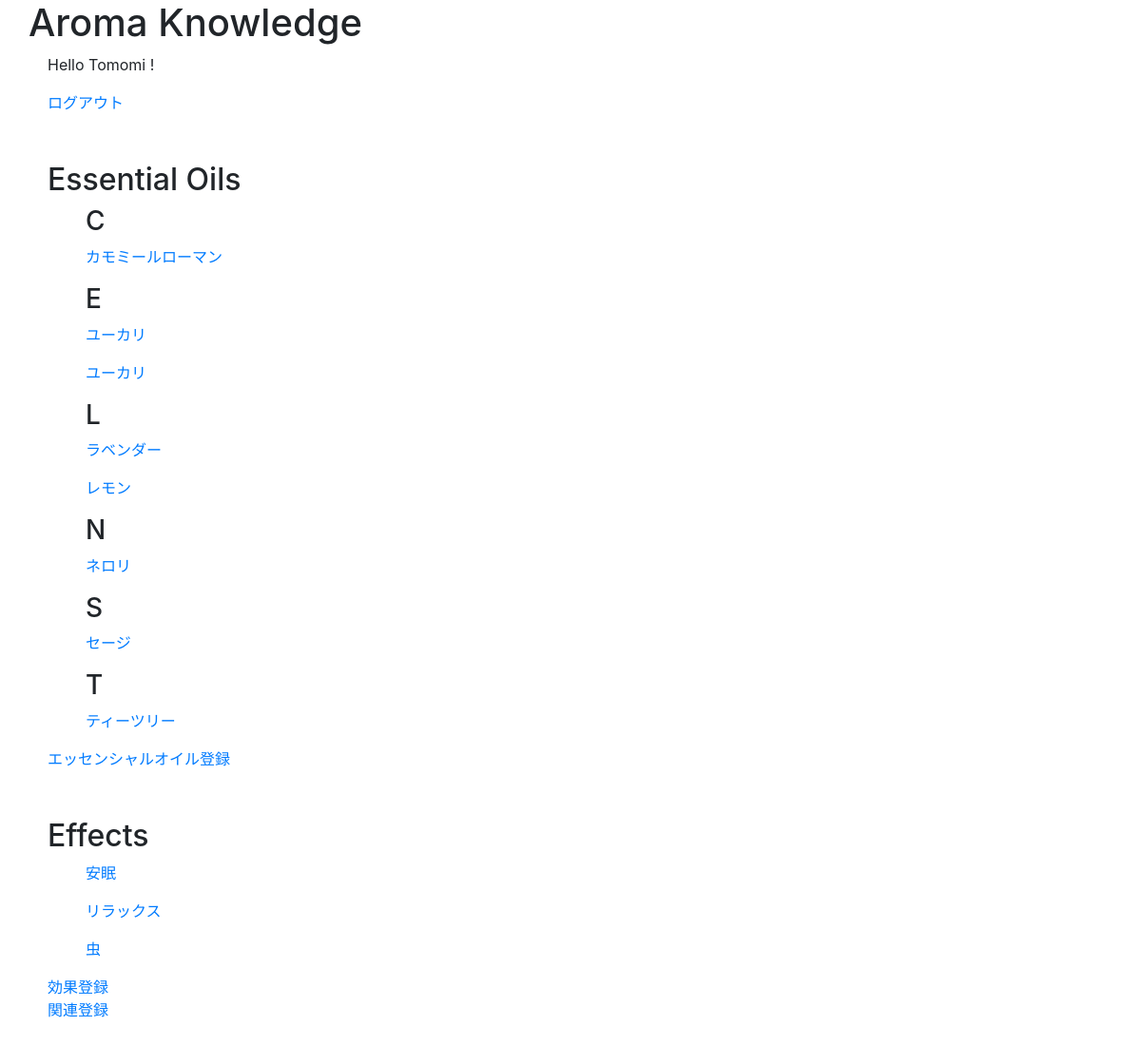
/mypage_top.php (signed in), run on an earlier commit of the app's database.
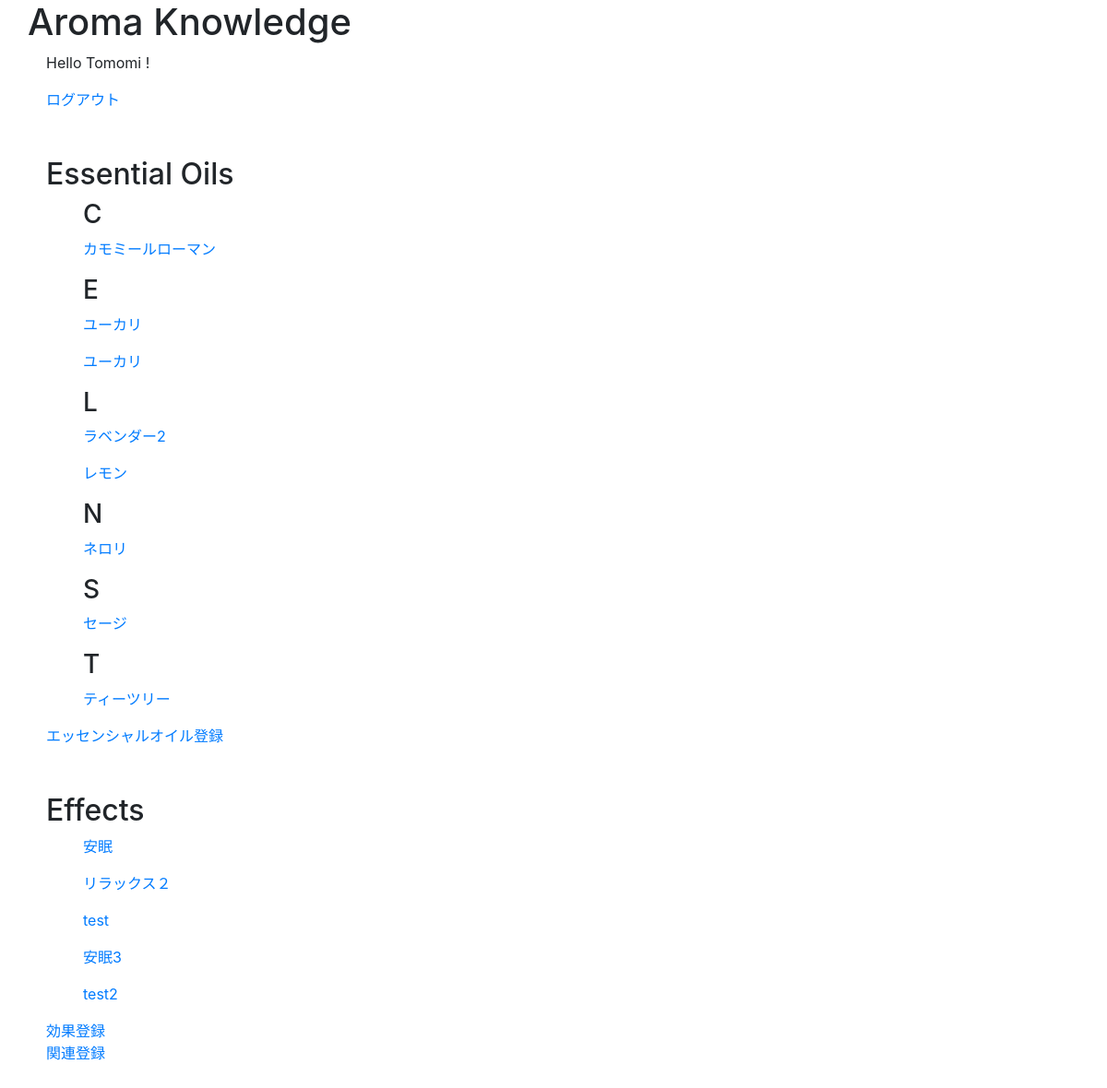
And on a later commit of the database.
### tables this page shows
CREATE TABLE `essential_oils` (
  `id` int(11) NOT NULL AUTO_INCREMENT,
  `name` varchar(255) NOT NULL,
  `scientific_name` varchar(255) NOT NULL,
  `plant_name` varchar(255) NOT NULL,
  `extraction` varchar(255) NOT NULL,
  `aroma` varchar(255) NOT NULL,
  `caution` varchar(255) NOT NULL,
  `english_name` varchar(255) NOT NULL,
  `user_id` int(11) NOT NULL,
  `image` varchar(255) NOT NULL,
  `created_at` timestamp NOT NULL DEFAULT CURRENT_TIMESTAMP,
  PRIMARY KEY (`id`),
  KEY `user_id` (`user_id`),
  CONSTRAINT `essential_oils_ibfk_1` FOREIGN KEY (`user_id`) REFERENCES `users` (`id`) ON DELETE CASCADE ON UPDATE CASCADE
);

CREATE TABLE `effects` (
  `id` int(11) NOT NULL AUTO_INCREMENT,
  `effect` varchar(255) NOT NULL,
  `content` varchar(255) NOT NULL,
  `caution` varchar(255) NOT NULL,
  `user_id` int(11) NOT NULL,
  `created_at` timestamp NOT NULL DEFAULT CURRENT_TIMESTAMP,
  PRIMARY KEY (`id`),
  KEY `user_id` (`user_id`),
  CONSTRAINT `effects_ibfk_1` FOREIGN KEY (`user_id`) REFERENCES `users` (`id`) ON DELETE CASCADE ON UPDATE CASCADE
);

### mypage_top.php (called while the page is built, shortened)
<?php
    require_once 'DAOs/OilDAO.php';
    require_once 'DAOs/EffectDAO.php';
    $login_user = $_SESSION['login_user'];
    $oils = OilDAO::get_all_oils_sort();
    $effects = EffectDAO::get_all_effects();
    include_once 'views/mypage_top_view.php';

### DAOs/OilDAO.php (called while the page is built, shortened)
<?php
    class OilDAO extends DAO{
        public static function get_all_oils_sort(){
            try{
                $pdo = self::get_connection();
                $stmt = $pdo->query('SELECT * FROM essential_oils ORDER BY english_name ASC');
                $stmt->setFetchMode(PDO::FETCH_CLASS|PDO::FETCH_PROPS_LATE, 'Oil');
                $oils = $stmt->fetchAll();
            }catch(PDOException $e){
            }finally{
                self::close_connection($pdo, $stmt);
            }
            return $oils;
        }
    }

### DAOs/EffectDAO.php (called while the page is built, shortened)
<?php
    class EffectDAO extends DAO{
        public static function get_all_effects(){
            try{
                $pdo = self::get_connection();
                $stmt = $pdo->query('SELECT * FROM effects');
                $stmt->setFetchMode(PDO::FETCH_CLASS|PDO::FETCH_PROPS_LATE, 'Effect');
                $effects = $stmt->fetchAll();
            }catch(PDOException $e){
            }finally{
                self::close_connection($pdo, $stmt);
            }
            return $effects;
        }
    }

### views/mypage_top_view.php (the view, shortened to what this page needs)
<!DOCTYPE html>
<html lag="ja">
    <head>
        <link rel="stylesheet" href="https://stackpath.bootstrapcdn.com/bootstrap/4.3.1/css/bootstrap.min.css">
        <link rel="stylesheet" href="css/style.css">
    </head>
    <body>
        <h1>Aroma Knowledge</h1>
        <p>Hello <?= $login_user->name ?> !</p>
        <p><a href="logout.php">ログアウト</a></p>
        <div class="essential_oils">
            <h2>Essential Oils</h2>
            <?php $pre_letter = ''; ?>
            <?php foreach($oils as $oil): ?>
            <ul>
                <?php $letter = strtoupper(substr($oil->english_name, 0,1)); ?>
                <?php if($letter !== $pre_letter): ?>
                <h3><?= $letter ?></h3>
                <?php endif; ?>
                <?php $pre_letter = $letter; ?>
                <li><a href="oil_detail_for_user.php?id=<?= $oil->id ?>"><?= $oil->name ?></a></li>
            </ul>
            <?php endforeach; ?>
            <p1><a href="oil_register.php">エッセンシャルオイル登録</a></p1><br>
        </div>
        <div class="effects">
            <h2>Effects</h2>
            <?php foreach($effects as $effect): ?>
            <ul>
                <li><a href="effect_detail_for_user.php?id=<?= $effect->id ?>"><?= $effect->effect ?></a></li>
            </ul>
            <?php endforeach; ?>
            <p1><a href="effect_register.php">効果登録</a></p1><br>
            <p1><a href="relation_register.php">関連登録</a></p1><br>
        </div>
    </body>
</html>

What changed in the data, as far as the page shows it:
removed effects: effect "虫"
changed essential_oils: name "ラベンダー" → "ラベンダー2"
changed effects: effect "リラックス" → "リラックス２"
added effects: effect "test"
added effects: effect "安眠3"
added effects: effect "test2"
